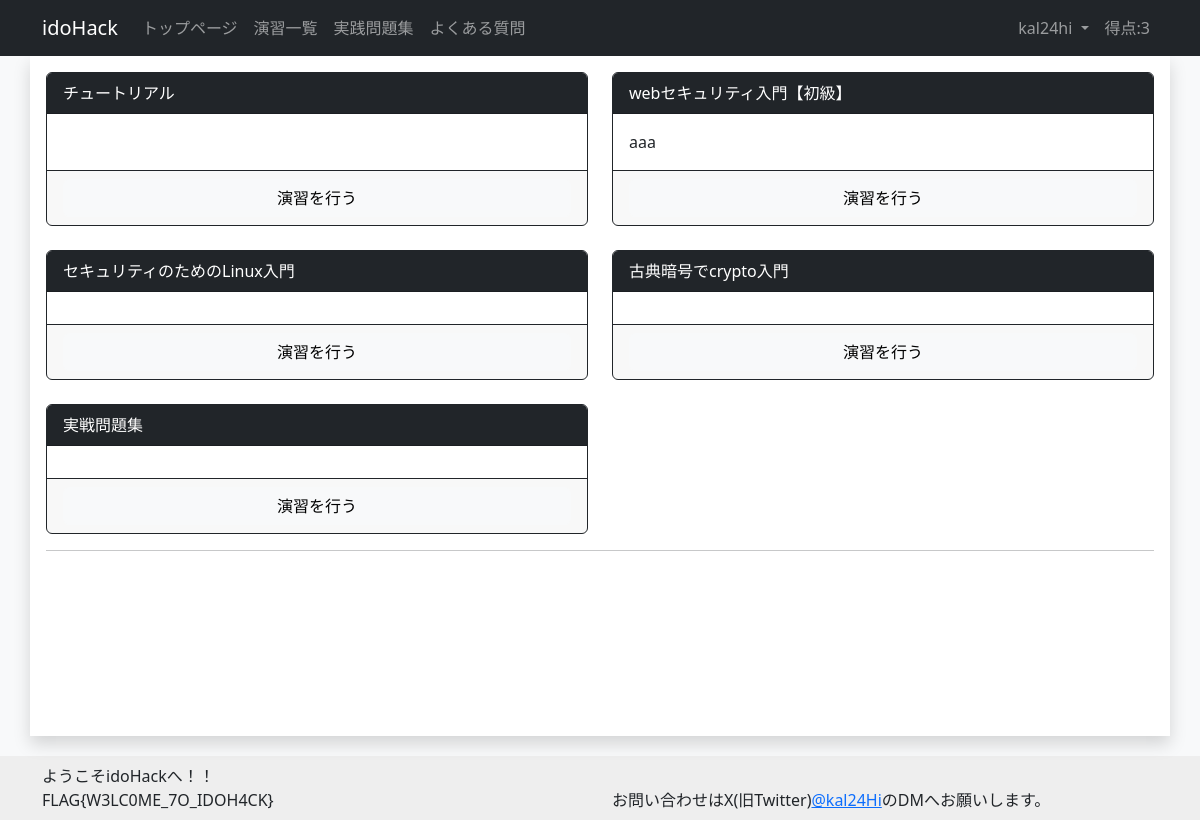
Screenshot of /exercise/ (signed in) with the database file from the repository.
### account/models.py (models this page shows)
class CustomUser(AbstractUser):
    total_score = models.IntegerField(default=0) # ユーザの総得点
    biography = models.TextField(max_length=500, blank=True) # ユーザの自己紹介
    twitter_url = models.URLField(max_length=200, blank=True) # ユーザのTwitterのURL
    github_url = models.URLField(max_length=200, blank=True) # ユーザのGitHubのURL
    linkedin_url = models.URLField(max_length=200, blank=True) # ユーザのLinkedInのURL
    country = models.CharField(max_length=100, blank=True) # ユーザの国籍
    occupation = models.CharField(max_length=50, choices=(('Student', '学生'),
                                          ('teacher', '教員'),
                                          ('SecurityEngineer', 'セキュリティエンジニア'),
                                          ('IT', 'IT職'),
                                          ('other', 'その他')))
    is_active = models.BooleanField(default=True) # ユーザがアクティブかどうか
    is_staff = models.BooleanField(default=False) # ユーザがスタッフかどうか
    is_writer = models.BooleanField(default=False) # ユーザが作問者かどうか

### challenge/models.py (models this page shows, shortened)
class ExerciseModel(models.Model):
    category = models.ForeignKey(CategoryModel, on_delete=models.SET_NULL, null=True, verbose_name="カテゴリ") # カテゴリ
    exercise_number = models.IntegerField(default=0, verbose_name="番号") # 演習の番号
    exercise_title = models.CharField(max_length=100, default="", verbose_name="タイトル") # 演習のタイトル
    summary = models.TextField(blank=True, default="", verbose_name="概要") # 演習の概要
    exercise_discription = MDTextField(default="", verbose_name="説明") # 演習の説明
    visible = models.BooleanField(default=False, verbose_name="一般ユーザへの公開") # 演習が公開されているかどうか
    textbook = MDTextField(blank=True, verbose_name="教科書") # 教科書のURL
    explanation = MDTextField(blank=True, verbose_name="解説") # 解説のURL
    created_at = models.DateTimeField(auto_now_add=True, verbose_name="作成日時") # 課題の作成日時
    updated_at = models.DateTimeField(auto_now=True, verbose_name="作成日時") # 課題の更新日時
    class Meta:
        verbose_name = 'Exercise'

### challenge/views.py (the view)
# urls.py: path('exercise/', views.ExerciseListView.as_view(), name='exercise_list'),
class ExerciseListView(LoginRequiredMixin, ListView):
    model = ExerciseModel
    template_name = 'challenge/exercise_list.html'
    context_object_name = 'exercise_list'

### templates/challenge/exercise_list.html
{% extends "base.html" %}
{% load markdown_extras%}
{% block content %}
<div class="row row-cols-3 row-cols-md-2 g-4">
    {% for exercise in exercise_list%}
    <div class="col">
      <div class="card border-dark h-100">
        <div class="card-header text-bg-dark">{{exercise.exercise_title}}</div>
        <div class="card-body">
          <p class="card-text">{{exercise.summary | linebreaksbr}}</p>
        </div>
        <div class="card-footer border-dark">
            <a href="{%url 'exercise_detail' exercise.id%}" class="btn btn-light w-100">演習を行う</a>
        </div>
      </div>
    </div>
    {% endfor %}
</div>
<hr>
{% endblock %}

### templates/base.html (shortened to what this page needs)
{% load static %}
<!DOCTYPE html>
<html style="height: 100%;">
<head>
    <link href="{% static 'mdeditor/css/editormd.min.css' %}" rel="stylesheet">
    <link href="{% static 'mdeditor/css/editormd.preview.css' %}" rel="stylesheet">
    <link href="https://cdn.jsdelivr.net/npm/bootstrap@5.3.0/dist/css/bootstrap.min.css" rel="stylesheet"
>
</head>
<body class="bg-light" style="height: 100%;">
<nav class="navbar navbar-expand-lg navbar-dark bg-dark sticky-top">
  <div class="container">
    <a class="navbar-brand " href="#">idoHack</a>
      <div class="collapse navbar-collapse" id="navbarNavDropdown">
        <ul class="navbar-nav me-auto">
          <li class="nav-item">
            <a class="nav-link" href="{%url 'index'%}">トップページ</a>
          </li>
          <li class="nav-item">
            <a class="nav-link" href="{%url 'exercise_list'%}">演習一覧</a>
          </li>
          <li class="nav-item">
            <a class="nav-link" href="{%url 'exercise_detail' 6%}">実践問題集</a>
          </li>
          <li class="nav-item">
            <a class="nav-link" href="#">よくある質問</a>
          </li>
        </ul>
        <ul class="navbar-nav">
        {% if user.is_authenticated %}
        <li class="nav-item dropdown">
          <a class="nav-link dropdown-toggle" href="#" role="button" data-bs-toggle="dropdown" aria-expanded="false">
            {{user.username}}
          </a>
        </li>
        <li class="nav-item">
          <a class="nav-link">得点:{{user.total_score}}</a>
        </li>
        {% endif %}
        </ul>
      </div>
  </div>
</nav>
<body>
<div class="container shadow p-3 bg-white" style="min-height: 85%; position: relative;">
    {% block content %}{% endblock content%}
</div>
<div class="p-2" style="background-color:#EEEEEE; margin-top: 20px; margin-bottom: 10%; width: 100%;">
  <div class="container">
    <div class="row">
      <div class="col-md-6">
        ようこそidoHackへ！！</br>
        FLAG{W3LC0ME_7O_IDOH4CK}</br>
      </div>
      <div class="col-md-6">
        お問い合わせはX(旧Twitter)<a href="https://twitter.com/kal24Hi" target="_blank" rel="noopener noreferrer">@kal24Hi</a>のDMへお願いします。
      </div>
    </div>
  </div>
</div>
</body>

### rows the page displays
CustomUser: username "kal24hi", total_score "3"
ExerciseModel: exercise_title "チュートリアル"
ExerciseModel: exercise_title "webセキュリティ入門【初級】", summary "aaa"
ExerciseModel: exercise_title "セキュリティのためのLinux入門"
ExerciseModel: exercise_title "古典暗号でcrypto入門"
ExerciseModel: exercise_title "実戦問題集"
